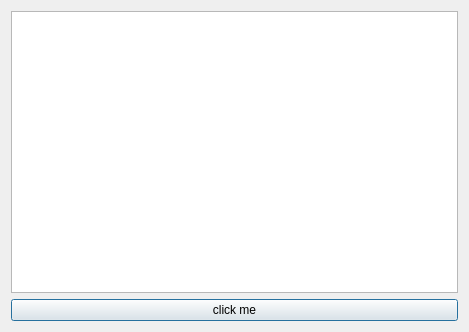
<?xml version="1.0" encoding="UTF-8"?>
<ui version="4.0">
 <class>Dialog</class>
 <widget class="QDialog" name="Dialog">
  <property name="geometry">
   <rect>
    <x>0</x>
    <y>0</y>
    <width>469</width>
    <height>332</height>
   </rect>
  </property>
  <property name="windowTitle">
   <string>Dialog</string>
  </property>
  <layout class="QVBoxLayout" name="verticalLayout">
   <item>
    <widget class="QListWidget" name="listWidget"/>
   </item>
   <item>
    <widget class="QPushButton" name="pushButton">
     <property name="text">
      <string>click me</string>
     </property>
    </widget>
   </item>
  </layout>
 </widget>
 <resources/>
 <connections/>
</ui>
